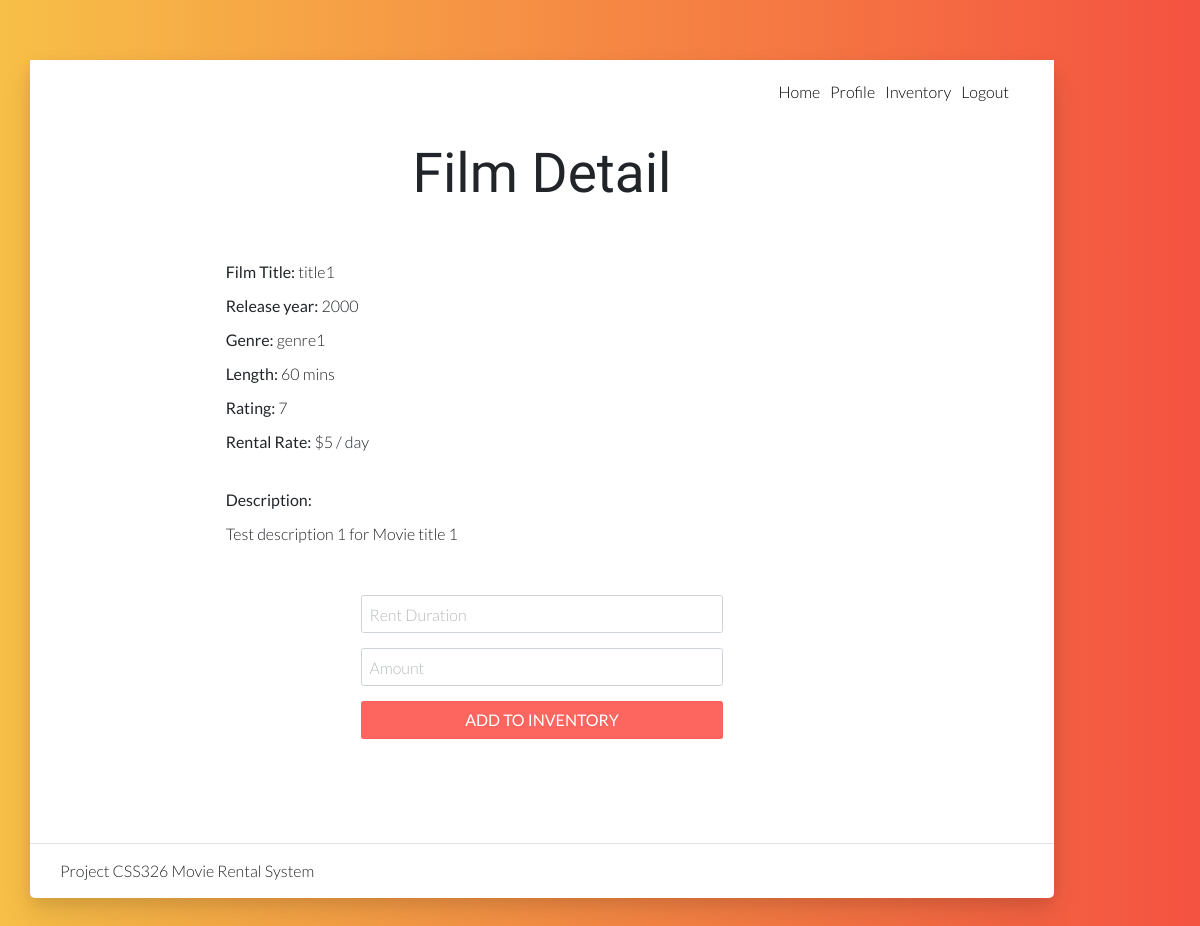
The page /film.php?title=title1 on the database its author committed.
### tables this page shows
CREATE TABLE `film_genre` (
  `genre_id` int(10) NOT NULL,
  `film_id` int(10) NOT NULL,
  `genre_name` varchar(25) NOT NULL
);

CREATE TABLE `film` (
  `film_id` int(10) NOT NULL,
  `inventory_id` int(10) NOT NULL,
  `title` varchar(25) NOT NULL,
  `release_year` int(4) NOT NULL,
  `rental_duration` int(10) NOT NULL,
  `rental_rate` int(4) NOT NULL,
  `length` int(3) NOT NULL,
  `rating` int(1) NOT NULL,
  `detail` varchar(255) NOT NULL
);

### film.php (the view, shortened to what this page needs)
<?php require_once('connect.php');
if (isset($_GET['title'])) {
    $title = $_GET['title'];
} else {
    echo "Can not see title";
}
?>
<!DOCTYPE html>
<html lang="en">
<head>
    <link rel="stylesheet" href="vendor/bootstrap/bootstrap.min.css">
    <link rel="stylesheet" href="vendor/select2/select2.min.css">
    <link rel="stylesheet" href="vendor/owlcarousel/owl.carousel.min.css">
    <link rel="stylesheet" href="vendor/lightcase/lightcase.css">
    <link rel="stylesheet" href="css/style.min.css">
    <link rel="stylesheet" href="https://cdn.linearicons.com/free/1.0.0/icon-font.min.css">
    <link href="https://file.myfontastic.com/7vRKgqrN3iFEnLHuqYhYuL/icons.css" rel="stylesheet">
</head>
<body data-spy="scroll" data-target="#navbar-nav-header" class="static-layout">
    <div class="boxed-page">
        <nav id="gtco-header-navbar" class="navbar navbar-expand-lg py-4">
            <div class="container">
                <div class="collapse navbar-collapse" id="navbar-nav-header">
                    <ul class="navbar-nav ml-auto">
                        <li class="nav-item">
                            <a class="nav-link" href="home.php">Home</a>
                        </li>
                        <li class="nav-item">
                            <a class="nav-link" href="profile.php">Profile</a>
                        </li>
                        <?php if (!isset($admin_id)) : ?>
                            <li class="nav-item">
                                <a class="nav-link" href="inventory.php">Inventory</a>
                            </li>
                        <?php endif ?>
                        <li class="nav-item">
                            <a class="nav-link" href="logout.php">Logout</a>
                        </li>
                    </ul>
                </div>
            </div>
        </nav>
        <section id="gtco-contact-form" class="bg-white">
            <div class="container">
                <div class="section-content">
                    <div class="title-wrap">
                        <h1 class="display-2 mb-4">Film Detail</h1><br>
                    </div>
                    <form method="post" action="filmbackend.php">
                        <div class="row">
                            <div class="col-md-8 offset-md-2 mt-4">
                                <?php
                                $select = mysqli_query($mysqli, "SELECT * FROM film, film_genre WHERE film.title='$title' AND film.film_id=film_genre.film_id") or die('query faied');
                                if (mysqli_num_rows($select) > 0) {
                                    $fetch = mysqli_fetch_assoc($select);
                                }
                                ?>
                                <p><strong>Film Title: </strong><?php echo $fetch['title'] ?></p>
                                <p><strong>Release year: </strong><?php echo $fetch['release_year'] ?></p>
                                <p><strong>Genre: </strong><?php echo $fetch['genre_name'] ?></p>
                                <p><strong>Length: </strong><?php echo $fetch['length'] ?> mins</p>
                                <p><strong>Rating: </strong><?php echo $fetch['rating'] ?></p>
                                <p><strong>Rental Rate: </strong>$<?php echo $fetch['rental_rate'] ?> / day</p>
                                <br>
                                <p><strong>Description:</strong></p>
                                <?php echo "<p>".$fetch['detail']."</p>" ?>
                                <br>
                                <?php if (!isset($admin_id)) : ?>
                                    <div class="col-md-8 offset-md-2 contact-form-holder mt-4">
                                        <div class="col-md-12 form-input">
                                            <input type="number" class="form-control" id="duration" name="duration" placeholder="Rent Duration" min="1">
                                        </div>
                                        <div class="col-md-12 form-input">
                                            <input type="number" class="form-control" id="amount" name="amount" placeholder="Amount" min="1">
                                        </div>
                                        <div class="col-md-12 form-btn text-center">
                                            <input class="btn btn-block btn-secondary btn-red" type="submit" name="add" value="ADD TO INVENTORY">
                                        </div>
                                    </div>
                                <?php endif ?>
                                <br>
                            </div>
                        </div>
                    </form>
                </div>
            </div>
        </section>
        <footer class="mastfoot mb-3 bg-white py-4 border-top">
            <div class="inner container">
                <div class="row">
                    <div class="col-md-6 d-flex align-items-center justify-content-md-start justify-content-center">
                        <p class="mb-0">Project CSS326 Movie Rental System</p>
                    </div>
                </div>
            </div>
        </footer>
    </div>
</body>
</html>

### rows shown on the page
film_genre: film.title "title1", film.release_year "2000", genre_name "genre1", film.length "60", film.rating "7", film.rental_rate "5", film.detail "Test description 1 for Movie title 1"
